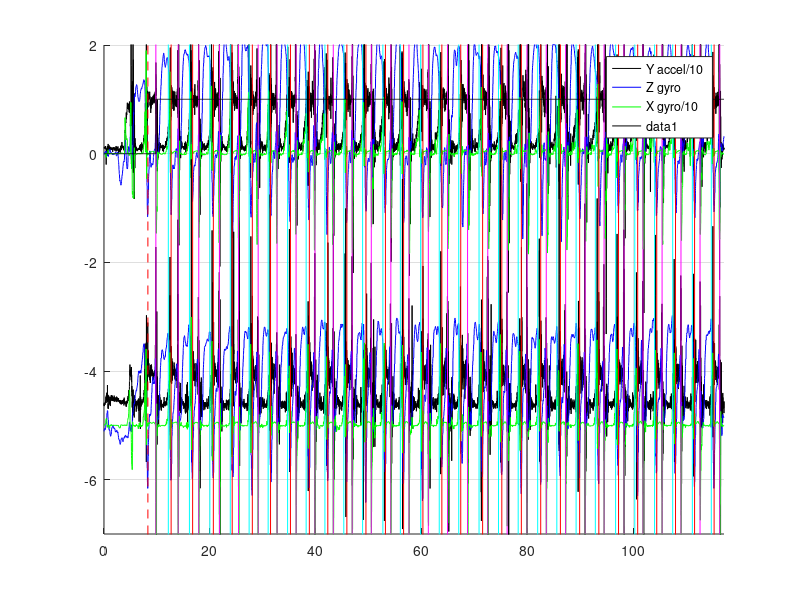

The MATLAB script that drew this image:
%CatchTiming.m
%Program to test identifying the catch, feather, square from the sensor data
%For on the water data
%March 21, 2019
%Team FrEE SpEEd
%% Read File, parse data, filter
clear all
clf

M1 = [];
M2 = [];
%M = csvread('data_long_4-3.txt'); % Read in all raw data
%M = csvread('data_med_4-3.txt'); % Read in all raw data
%M = csvread('data_short_4-3.txt'); % Read in all raw data

M = csvread('ontimeearlyontimelateontime.txt');
%M = csvread('square.txt');
%M = csvread('feather.txt');
%M = csvread('settingtheboat.txt');
%M = csvread('slap.txt');
%M = csvread('buildonfeather.txt');
%M = csvread('squarefeathersquare.txt');
M = M(100:length(M),:); %remove start of data since all zeros

%making sure M1 and M2 are same length
if mod(length(M),2)==1
    M = M(1:length(M)-1,:);
end

for p=1:length(M)
    if (M(p,8)==1)
        M1 = [M1;M(p,:)];
    elseif (M(p,8)==2)
        M2 = [M2;M(p,:)];
    end
end


%%

%Parse Data
millis = M1(:,7);
xg = M1(:,4);
yg = M1(:,5);
zg = M1(:,6);
xa = M1(:,1);
ya = M1(:,2);
za = M1(:,3);

millis2 = M2(:,7);
xg2 = M2(:,4);
yg2 = M2(:,5);
zg2 = M2(:,6);
xa2 = M2(:,1);
ya2 = M2(:,2);
za2 = M2(:,3);

% millis = M(:,11);
% xg = M(:,4);
% yg = M(:,5);
% zg = M(:,6);
% xa = M(:,1);
% ya = M(:,2);
% za = M(:,3);

% Generate time vector
msPerRead=(millis(1000)-millis(1))/1000;
readsPerSecond=1000/msPerRead;
t = linspace(1,length(xg),length(xg))/readsPerSecond;

%smoothing
% ya = movmean(ya,40);

%had to make this change since i messed up mounting the sensor, I think
zg = -zg;

%if oar is port, make the following changes
zg2 = -zg2;
xg2=-xg2;
%% Create figure
figure(1)
hold on
grid on
 axis([0, max(t), -2-5, 2])
%axis([0, max(t), -2, 2])
plot(t, ya/10, 'k-')
plot(t, zg, 'b-')
plot(t, xg/10, 'g-')

%Need to figure out why this works, which is port vs starboard
plot(t, ya2/10 -5, 'k-')
plot(t, zg2 -5, 'b-')
plot(t, xg2/10 -5, 'g-')

%% Initialize variables
numCatches=0;
numSquares=0;
numFeathers=0;

ready4NewCatch=0;
timeChange=0;
featheringState=0; 
featherTimer=0;
%reSquaredForCatch=1;
readsPerStrokeCount = 0;
secsPerStroke = 3;
featherOrSquare=1; %assume starting on the square
sharpDipZg=0;

%% Input data and analyze

zg=zg2;
xg=xg2;
ya=ya2;

for i=1:length(t)
    
    %featheringState = whether feathering is happening
    %featherOrSquare = 0 blade is parallel to water, 1 blade is
    %perpendicular to water
    
    %issue is that the square up is being seen immediately after the
    %feather, theres a peak in both xg and ya there.
    
    %State machine for featherOrSquare
    if(xg(i)<-9 && ya(i)<10 && featherOrSquare==1)
        featheringState=1;
        featherOrSquare=0;
        featherTimer=0;
        pause(0.1)
        plot([t(i),t(i)],[-8,6],'m-')
        drawnow
        numFeathers=numFeathers+1;
    elseif(xg(i)>2 && ya(i)>6 && zg(i)>0.8 && featherOrSquare==0)
        featheringState=1;
        featherOrSquare=1;
        %reSquaredForCatch=1; %for catch state machine
        pause(0.1)
        plot([t(i),t(i)],[-8,6],'c-')
        drawnow
        numSquares=numSquares+1;
    end
    
    
    if(featheringState==1)
        featherTimer=featherTimer+1; %counts reads since last feathering motion 
        if(featherTimer>(readsPerSecond*secsPerStroke*1.4))
            featheringState=0; %no longer feathering
            featherOrSquare=1;
            featherTimer=0;
        end
    end
    
    
    %State machine for catches    
    if(ready4NewCatch==0) %not ready for catch
        timeChange=timeChange+1;
        if(timeChange>readsPerSecond*secsPerStroke*0.5) || (timeChange>readsPerSecond*3)
            ready4NewCatch=1;
            timeChange=0;
        end
        sharpDipZg = 0;
        
    elseif(ready4NewCatch==1) %ready for catch

        %NEW! Identifies if a sharp dip has occurred in zg which is indicative
        %of the global minimum of a stroke
        if(zg(i)<-0.4 && ((zg(i)-zg(i-3))<-0.1) )
            sharpDipZg=1;
        end

        
        if(featheringState==1 && zg(i-4)<-0.45 && zg(i)>zg(i-1) && zg(i-1)>=zg(i-2) && zg(i-2)>=zg(i-3) && zg(i-3)>=zg(i-4)...
                &&sharpDipZg==1) % && reSquaredForCatch==1)
             pause(0.1)
             plot([t(i),t(i)],[-8,6],'r-')
             drawnow
             ready4NewCatch=0;
             numCatches=numCatches+1;             
             secsPerStroke = readsPerStrokeCount/readsPerSecond
             readsPerStrokeCount = 0;


        elseif(featheringState==0 && zg(i-4)<-0.45 && zg(i)>zg(i-1) && zg(i-1)>=zg(i-2) && zg(i-2)>=zg(i-3)&& zg(i-3)>=zg(i-4) ...
                && (abs(ya(i-2)-ya(i-3)+abs(ya(i-1)-ya(i-2))) > 1.0 )...
                && sharpDipZg==1)    
             pause(0.1) 
             plot([t(i),t(i)],[-8,6],'r--')
             drawnow
             ready4NewCatch=0; 
             numCatches=numCatches+1;             
             secsPerStroke = readsPerStrokeCount/readsPerSecond
             readsPerStrokeCount = 0;
             
             %reSquaredForCatch=0;
        end   
    end

featheringStateRecord(i)=featheringState; %saves current featheringState
readsPerStrokeCount = readsPerStrokeCount+1;

end



% zg=zg2;
% ya=ya2;
% xg=xg2;
% for i=1:length(t)
%     
%     %featheringState = whether feathering is happening
%     %featherOrSquare = 0 blade is parallel to water, 1 blade is
%     %perpendicular to water
%     
%     %issue is that the square up is being seen immediately after the
%     %feather, theres a peak in both xg and ya there.
%     
%     %State machine for featherOrSquare
%     if(xg(i)<-9 && ya(i)<10 && featherOrSquare==1)
%         featheringState=1;
%         featherOrSquare=0;
%         featherTimer=0;
%         pause(0.1)
%         %plot([t(i),t(i)],[-8,6],'m-')
%         drawnow
%         numFeathers=numFeathers+1;
%     elseif(xg(i)>2 && ya(i)>6 && zg(i)>0.8 && featherOrSquare==0)
%         featheringState=1;
%         featherOrSquare=1;
%         reSquaredForCatch=1; %for catch state machine
%         pause(0.1)
%         %plot([t(i),t(i)],[-8,6],'c-')
%         drawnow
%         numSquares=numSquares+1;
%     end
%     
%     
%     if(featheringState==1)
%         featherTimer=featherTimer+1; %counts reads since last feathering motion 
%         if(featherTimer>(readsPerSecond*secsPerStroke*1.4))
%             featheringState=0; %no longer feathering
%             featherOrSquare=1;
%             featherTimer=0;
%         end
%     end
%     
%     
%     %State machine for catches    
%     if(ready4NewCatch==0) %not ready for catch
%         timeChange=timeChange+1;
%         if(timeChange>readsPerSecond*secsPerStroke*0.5)
%             ready4NewCatch=1;
%             timeChange=0;
%         end
%         sharpDip = 0;
%         
%     elseif(ready4NewCatch==1) %ready for catch
%         %criteria depend on if we're feathering or not
%         if(zg(i)<-0.4 && ((zg(i)-zg(i-3))<-0.1) )
%             sharpDip=1;
%         end
%         %Since **currently** the criteria are pretty much the same for both
%         %while feathering and not feathering, we could probably optimize by
%         %first checking zg, then checking the rest.
%         if(featheringState==1 && zg(i-3)<-0.45 && zg(i)>zg(i-1) && zg(i)>zg(i-2) && zg(i-1)>=zg(i-2) && zg(i-2)>=zg(i-3)...
%                 &&sharpDip==1) % && reSquaredForCatch==1)
%              pause(0.1)
%              plot([t(i),t(i)],[-8,6],'r-')
%              drawnow
%              ready4NewCatch=0;
%              numCatches=numCatches+1;
%              
%              if firstCatch~=0
%                  secsPerStroke = readsPerStrokeCount/readsPerSecond
%              end
%              readsPerStrokeCount = 0;
%              firstCatch=1;
% 
% 
%         elseif(featheringState==0 && zg(i-3)<-0.45 && zg(i)>zg(i-1) && zg(i)>zg(i-2) && zg(i-1)>=zg(i-2) && zg(i-2)>=zg(i-3) ...
%                 && (abs(ya(i-2)-ya(i-3)+abs(ya(i-1)-ya(i-2))) > 1.0 )...
%                 && sharpDip==1)    
%         %elseif(featheringState==0 && zg(i)<-0.4 && zg(i)>zg(i-1) && zg(i)>zg(i-2))
%              pause(0.1) 
%              plot([t(i),t(i)],[-8,6],'r--')
%              drawnow
%              ready4NewCatch=0; 
%              numCatches=numCatches+1;
%              
%              if firstCatch~=0
%                  secsPerStroke = readsPerStrokeCount/readsPerSecond
%              end
%              readsPerStrokeCount = 0;
%              firstCatch=1;
%              
%              reSquaredForCatch=0;
%         end   
%     end
% 
% featheringStateRecord(i)=featheringState; %saves current featheringState
% readsPerStrokeCount = readsPerStrokeCount+1;
% 
% end

legend('Y accel/10', 'Z gyro', 'X gyro/10');
plot(t,featheringStateRecord,'k')
hold off